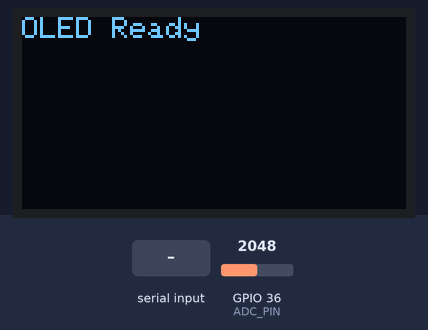
This program was run on a simulated ESP32. On the bench: 128×64 one-colour display. The inputs (shaded band) are chosen by the test bench; at power-on: GPIO 36 (ADC_PIN) = 2048. What the program prints to the serial monitor is not drawn.

Above: at 1.8 s.
1.9 s: "avg\n" received over Serial
At 2.3 s:
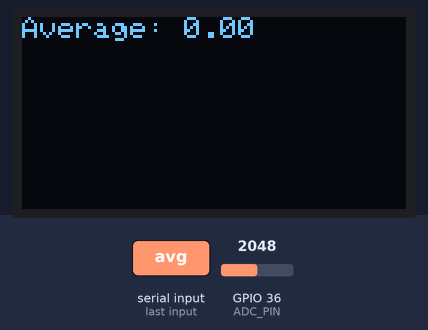
3.4 s: "1\n" received over Serial
At 4.6 s:
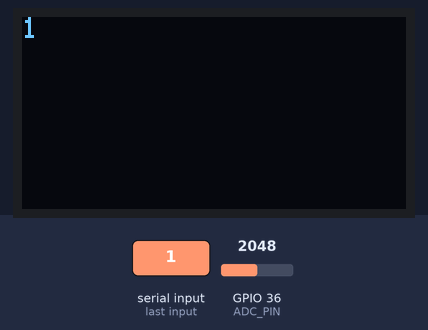
Timing chart, 0 to 6.4 s (numbered marks = the images above; inputs shaded):
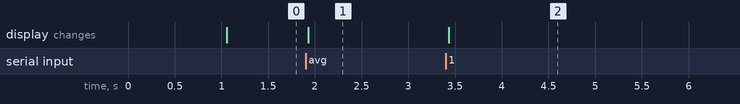

The program:

main.cpp
```cpp
/**
ESP32 "Final Project" with Hardware Timers
Sample the ADC value every 100ms and store the it in a buffer.
Once the buffer has 10 readings, Task A will read the values and
calculate the average. Task B will echo whatever is wrttien in the
serial terminal and the OLED Display unless the user types "avg"
where it will print out the average value.

Date: Auguest 6th, 2025
Author: Rifat Turjo
*/

// When writing code in PlatformIO
#include <Arduino.h>

// For using OLED Display
#include <Adafruit_GFX.h>
#include <Adafruit_SSD1306.h>

// OLED settings
#define SCREEN_WIDTH 128 // OLED display width, in pixels
#define SCREEN_HEIGHT 64 // OLED display height, in pixels

Adafruit_SSD1306 display(SCREEN_WIDTH, SCREEN_HEIGHT, &Wire, -1);

// Use only core 1
#if CONFIG_FREERTOS_UNICORE
    static const BaseType_t app_cpu = 0;
#else
    static const BaseType_t app_cpu = 1;
#endif

//ADC Sampling
//#define ADC_PIN 34
static const int ADC_PIN = A0;

//Setup Double Buffer each to hold 10 ADC samples
int samples[2][10];

//Buffer Tracking
volatile int writeIndex = 0; // Keep track of which buffer ISR writes to
volatile int samplePos = 0; //index within current buffer

//Global average variable
float globalAverage = 0.0;
SemaphoreHandle_t avgMutex;

//Pointer for ISR to Task A
TaskHandle_t taskAHandle  = NULL;

// Timer to handle adc sampling
hw_timer_t *timer = NULL;

// ISR Timer Function
void IRAM_ATTR onTimer(){
    int adcValue = analogRead(ADC_PIN); // Read from the ADC pin

    //Start wrting ADC value into buffer
    samples[writeIndex][samplePos] = adcValue;
    samplePos++; // Move to next chunk of memory

    if (samplePos >= 10){ // When a buffer is filled with 10 ADC samples
        int bufferJustFilled = writeIndex; // Indicate which buffer is full

        //Flip buffer
        writeIndex = 1 - writeIndex;
        samplePos = 0;

        //Notify Task A which buffer is ready
        BaseType_t xHigherPriorityTaskWoken = pdFALSE;

        xTaskNotifyFromISR( taskAHandle,
                            bufferJustFilled,
                            eSetValueWithOverwrite,
                            &xHigherPriorityTaskWoken);

        //Lets a higher-priority task (like Task A) run immediately after the ISR.
        // In ESP-IDF, this yield function does not accept a parameter
        //portYIELD_FROM_ISR(xHigherPriorityTaskWoken);
        if (xHigherPriorityTaskWoken) {
                portYIELD_FROM_ISR();
                }
    }
}

//Define Task A: waits for ISR and then computes average of 10 ADC samples
void TaskA(void* parameter){
    uint32_t bufferIndex;

    while(true){
        //Wait for notification from ISR
        if(xTaskNotifyWait(0, 0, &bufferIndex, portMAX_DELAY)== pdTRUE){
            //Compute average of the 10 samples
            int sum = 0;
            for(int i = 0; i < 10; i++) {
                sum += samples[bufferIndex][i];
            }

            float average = sum / 10.0;

            //Safely update the global varaible
            //Check if Mutex is available and then access global variable
            if (xSemaphoreTake(avgMutex,portMAX_DELAY) == pdTRUE){
                globalAverage = average;
                //Return Mutex
                xSemaphoreGive(avgMutex);
            }
        }
    }
}
// Helper function to update OLED
void updateOLED(String displayString) {
    display.clearDisplay();
    display.setCursor(0, 0);
    display.setTextSize(1);
    display.setTextColor(SSD1306_WHITE);
    display.println(displayString);
    display.display();
}

//Define Task B: echos whatever is written into serial.
//If user types "avg" prints out the average of 10 ADC samples
void TaskB(void* parameter){

    String inputBuffer = ""; //collects characters until a newline

    while(true){

        while(Serial.available()) {

            //Read from Serial Monitor
            char c = Serial.read();
            Serial.print(c); //echo back to terminal

            if(c =='\n') {
                inputBuffer.trim(); //Remove whitespace

                // If user types "avg"
                if(inputBuffer == "avg") {

                    float avgCopy;// for copying the global average

                    //Check if Mutex is available and then access global variable
                    if(xSemaphoreTake(avgMutex, pdMS_TO_TICKS(50))== pdTRUE) {
                        Serial.print("Average: ");
                        //Copy Global average
                        avgCopy = globalAverage;
                        Serial.println(avgCopy);
                        //Return Mutex
                        xSemaphoreGive(avgMutex);

                        //Display average on OLED
                        String avgStr = "Average: " + String(avgCopy);
                        updateOLED(avgStr);
                    }

                    else {
                        Serial.println("ERROR! >_<...Couldn't access average");
                    }
                }

                else {
                    // Only echo user input if NOT "avg"
                    Serial.println(inputBuffer);
                    updateOLED(inputBuffer);
                }

                inputBuffer = ""; //Reset buffer for next command
            }

            else {
                inputBuffer +=c; // Copy character into buffer
            }

        }
        //Let me check the serial port, then chill for a moment before checking again
        vTaskDelay(pdMS_TO_TICKS(10)); //Avoid busy-loop.
    }
}

void setup(){
    Serial.begin(115200);
    delay(1000); //Give time for serial monitor to connect

    // Create mutex for protecting globalAverage
    avgMutex = xSemaphoreCreateMutex();
    if (avgMutex == NULL) {
        Serial.println("Failed to create mutex!");
        while(true);
    }

    //Create Task A (ADC processing)
    xTaskCreatePinnedToCore(
        TaskA,  //Task function
        "TaskA", // Name
        2048, //Stack size
        NULL, //Parameter
        1, //Priority
        &taskAHandle, // Task Handle
        0 // Set to Core 0
    );

    // Create Task B (Serial interaction)
    xTaskCreatePinnedToCore(
        TaskB, //Task function
        "TaskB", //Name
        2048, // Stack Size
        NULL, //Parameter
        1, //Priority
        NULL, //Task Handle
        0 // Set to Core 0 (might need to change this)
    );

    // Configure hardware timer (Timer 0, 1us tick)
    timer = timerBegin(0, 80, true); // 80MHz / 80 = 1 MHz => 1 tick = 1 us
    timerAttachInterrupt(timer, &onTimer, true);
    timerAlarmWrite(timer, 100000, true); // 100,000 us = 100 ms
    timerAlarmEnable(timer); // Start the timer

    //Setup the OLED
    if (!display.begin(SSD1306_SWITCHCAPVCC, 0x3C)) { // 0x3C is most common I²C address
    Serial.println(F("SSD1306 allocation failed"));
    for (;;); // Don't proceed, loop forever
    }

    display.clearDisplay();
    display.setTextSize(1);      // Normal 1:1 pixel scale
    display.setTextColor(SSD1306_WHITE);
    display.setCursor(0, 0);
    display.println("OLED Ready");
    display.display();
    delay(1000);
    display.clearDisplay();


    vTaskDelete(NULL); //Delete the setup task itself
}

void loop (){
     // loop() can remain empty — FreeRTOS handles scheduling
}
```

Measured:
- after the input at 1.9 s, the display: changes at once (image 1)
- after the input at 3.4 s, the display: changes at once (image 2)
